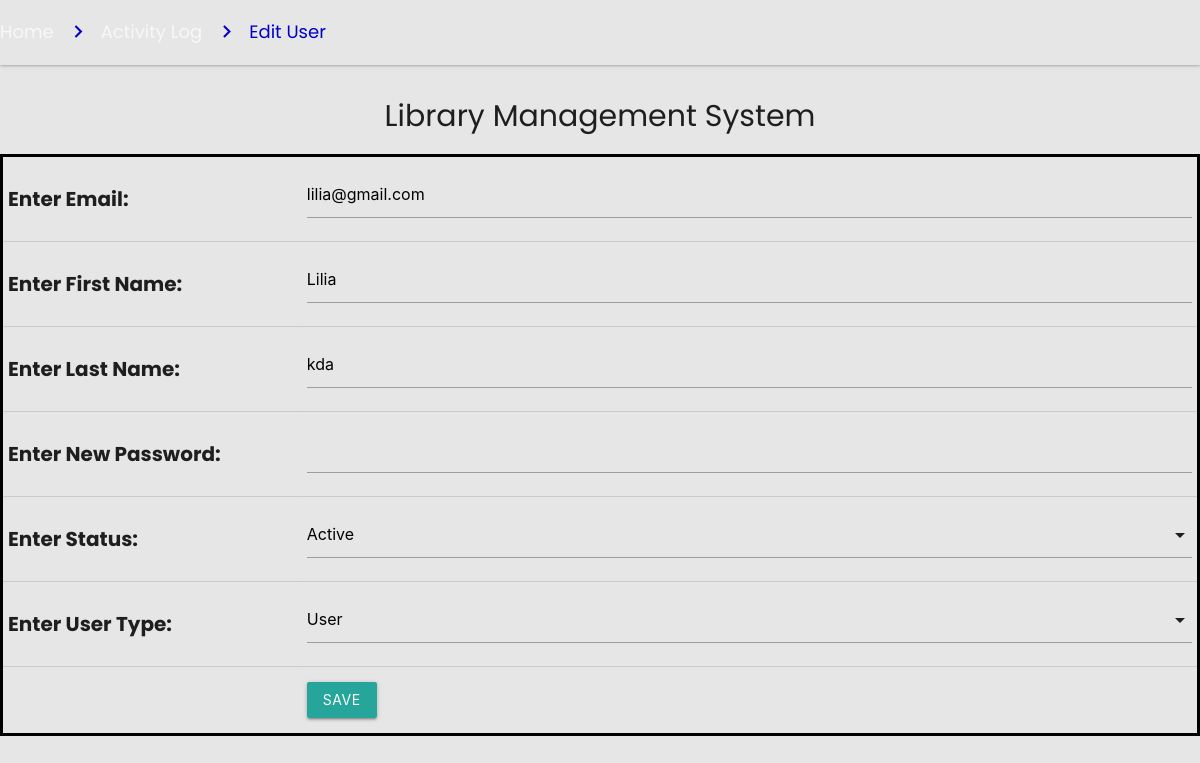
The app's page /edit-user.php?id=17 with its own data.
### tables this page shows
CREATE TABLE `users` (
  `id` int(11) NOT NULL,
  `first_name` varchar(255) NOT NULL,
  `last_name` varchar(255) NOT NULL,
  `email` varchar(255) NOT NULL,
  `password` varchar(255) NOT NULL,
  `user_type` varchar(255) NOT NULL,
  `status` varchar(255) NOT NULL
);

### edit-user.php (the view, shortened to what this page needs)
<!DOCTYPE html>
<html lang="en">
<head>
    <link rel="stylesheet" href="admin-style.css">
     <?php @include 'include/header.php'?>
</head>
<body>
<?php
  $db = mysqli_connect("localhost", "root", "", "library") or die(mysqli_error($db));
  $id = $_GET['id'];
  $fetch_query = mysqli_query($db, "select * from users where id='$id'");
  $row = mysqli_fetch_array($fetch_query);
    echo   "  <nav class='nav-header'>
                    <div class='nav-wrapper'>
                        <div class='col s12'>
                            <a href='Body.php' class='breadcrumb'>Home</a>
                            <a href='activity-log.php' class='breadcrumb'>Activity Log</a>
                            <a href='edit-user.php' class='breadcrumb'>Edit User</a>
                        </div>
                    </div>
                </nav>
                ";
?>
<div style="text-align: center; margin-left: auto; margin-right: auto; font-size: 1.2em;">
  <h2 style="font-size: 30px;">Library Management System</h2>
  <form action="" method="post">
    <table style="font-size: 20px; border: 3px solid black; margin-left: auto; margin-right: auto;" cellpadding="20" cellspacing="20">
      <tr>
        <th>Enter Email:</th>
        <th><input type="text" name="email" size="60" value="<?php echo $row['email']; ?>"></th>
      </tr>
      <tr>
        <th>Enter First Name:</th>
        <td><input type="text" name= "first_name"size="60" value="<?php echo $row['first_name']; ?>"></td>
      </tr>
      <tr>
        <th>Enter Last Name:</th>
        <th><input type="text" name="last_name"size="60" value="<?php echo $row['last_name']; ?>"></th>
      </tr>
      <tr>
        <th>Enter New Password:</th>
        <th><input type="text" name="password" size="60" required></th>
      </tr>
      <tr>
        <th>Enter Status:</th>
        <th>
        </th>
      </tr>
      <tr>
        <th>Enter User Type:</th>
        <th>
        </th>
      </tr>
      <tr>
        <th>
        </th>
        <th>
        <button class="btn waves-effect waves-light" type="submit" name="submit" id="submit">Save</button>
        </th>
      </tr>
    </table>
  </form>
</div>
</body>
</html>

### admin-style.css (style rules this page uses)
* { margin: 0; padding: 0; font-family: 'Poppins', sans-serif; box-sizing: border-box; justify-content: center; background-color: #E6E6E6; }
.breadcrumb:before { color: #0000C8 !important; }
.breadcrumb:last-child { color: #0000C8 !important; }

### records on screen
users: email "lilia@gmail.com", first_name "Lilia", last_name "kda"
